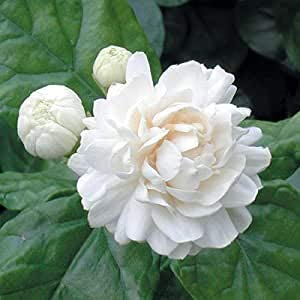
#> input picture jasmine.jpg, 300 x 300 px
$ python 'Computing Histograms.py'
#> lines starting #> are read from the running program, lines starting #| are printed output that depends on the picture; after the words box and inside, x2 and y2 are one past the last pixel; in counts of white or black regions, pixels touching at a corner belong together
import cv2 as cv
import numpy as np
import matplotlib.pyplot as plt
#helps in analyzing, equalizing the image  so that there is no peeking of pixel values
img = cv.imread("jasmine.jpg")
#> img is the input picture: shape (300, 300, 3); mean B, G, R 114.9, 131.9, 112.5
cv.imshow("taj", img)

blank = np.zeros(img.shape[:2], dtype = 'uint8')

gray = cv.cvtColor(img, cv.COLOR_BGR2GRAY)
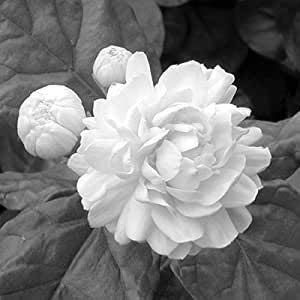
#> gray: shape (300, 300); min 0, max 255, mean 124.1
cv.imshow("gray", gray)

circle = cv.circle(blank, (img.shape[1]//2, img.shape[0]//2), 100, 255, -1)
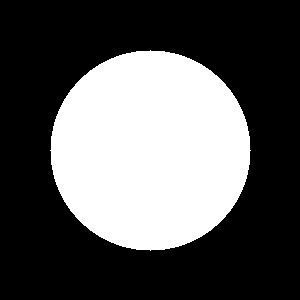
#> blank: shape (300, 300); 34.9% white; 1 white region, box (x1, y1, x2, y2) and area: (50, 50, 251, 251) 31417

mask = cv.bitwise_and(gray, gray, mask= circle)
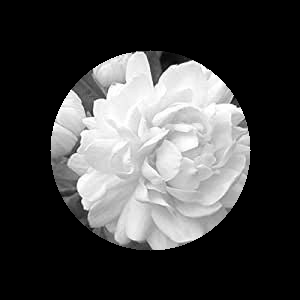
#> mask: shape (300, 300); min 0, max 255, mean 69
cv.imshow("mask", mask)

#Grayscale Histogram
gray_hist = cv.calcHist([gray], [0], None, [256], [0, 256])
#> gray_hist = 256 values, max 705 at index 83, min 65 at index 144, mean 351.6

gray_hist_mask = cv.calcHist([gray], [0], mask, [256], [0, 256])
#> gray_hist_mask = 256 values, max 452 at index 240, min 0 at index 0, mean 122.7

# [17 lines of commented-out code are left out]
plt.figure(2)
plt.title('Color Histogram')
plt.xlabel('bins')
plt.ylabel('number of pixles')

colors = ('b','g','r')
for i, col in enumerate(colors):
    hist = cv.calcHist([img], [i], None, [256], [0,256])
    plt.plot(hist, color = col)
    plt.xlim([0, 256])
plt.show()
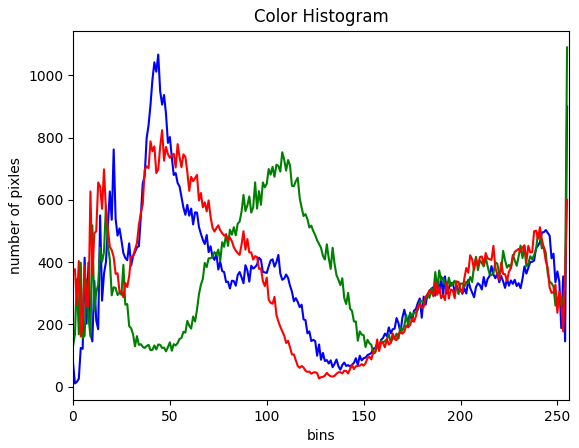
#> figure drawn by matplotlib, 1 panel; curve peaks at x = 44, y = 1067; curve peaks at x = 255, y = 1090; curve peaks at x = 46, y = 824


cv.waitKey(0)

$ run again, with 2023-02-15-09-44-10-639.jpg copied over jasmine.jpg
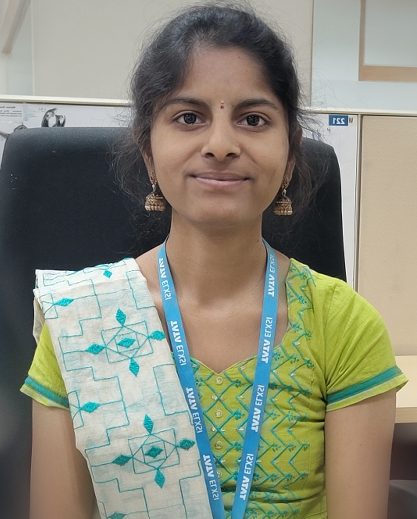
#> input picture 2023-02-15-09-44-10-639.jpg, 417 x 519 px
#> img is the input picture: shape (519, 417, 3); mean B, G, R 120.8, 136.9, 135.9
#> `circle = cv.circle(blank, (img.shape[1]//2, img.shape[0]//2), 100, 255..`:
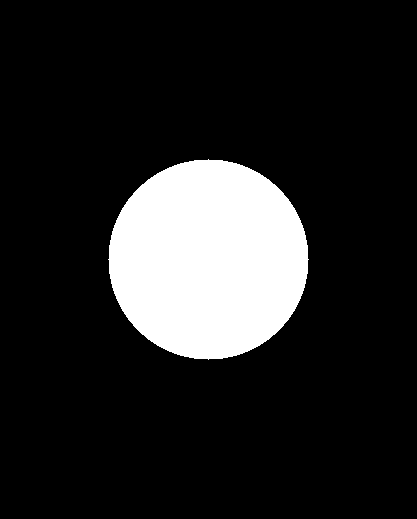
#> blank: shape (519, 417); 14.5% white; 1 white region, box (x1, y1, x2, y2) and area: (108, 159, 309, 360) 31417
#> gray_hist = 256 values, max 3134 at index 184, min 0 at index 0, mean 845.4
#> gray_hist_mask = 256 values, max 454 at index 142, min 0 at index 0, mean 122.7
#> `plt.show()`:
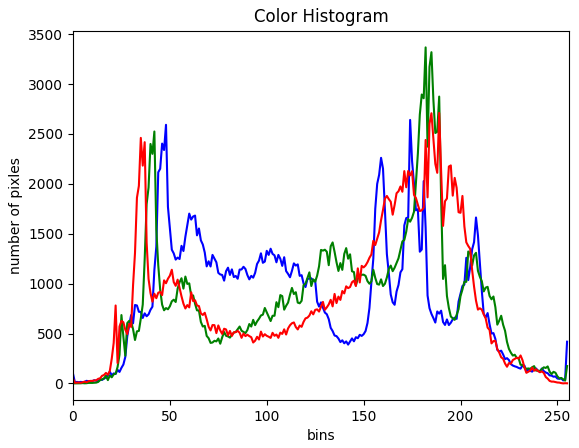
#> figure drawn by matplotlib, 1 panel; curve peaks at x = 174, y = 2641; curve peaks at x = 182, y = 3368; curve peaks at x = 189, y = 2711
